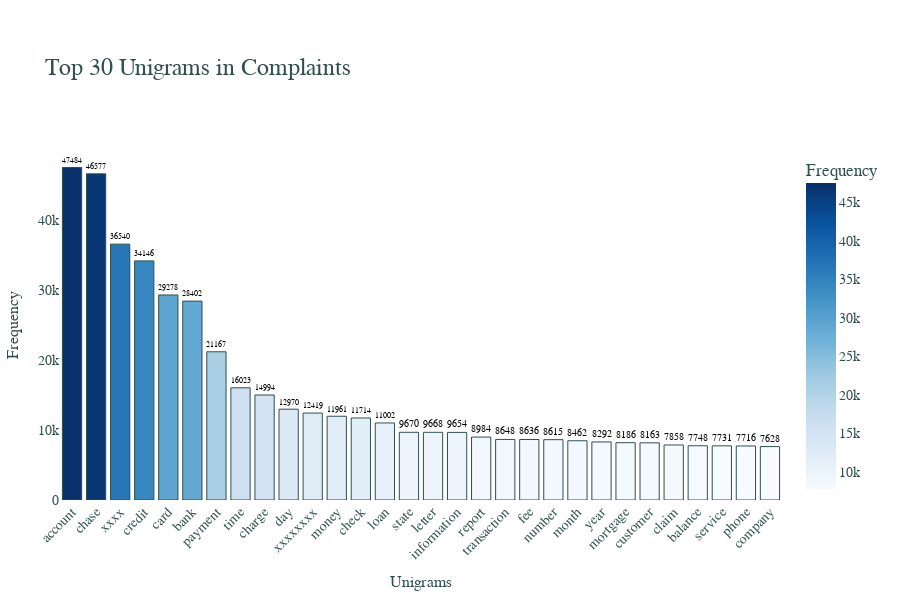

Source (notebook cell):
### Code cell
# Plot the top 30 unigrams using Plotly
fig_unigram = px.bar(df_unigram, 
                     x='unigram', 
                     y='count', 
                     color='count', 
                     color_continuous_scale='Blues',  # Smooth color scale for the bars
                     title="Top 30 Unigrams in Complaints",
                     labels={'unigram': 'Unigrams', 'count': 'Frequency'},
                     text='count')

# Update traces for text positioning and color
fig_unigram.update_traces(
    texttemplate='%{text}', 
    textposition='outside', 
    marker=dict(line=dict(width=1, color='DarkSlateGray')),
    cliponaxis=False  # Prevent clipping of text outside bars
)

# Make the frequency numbers and text darker and more readable
fig_unigram.update_traces(textfont=dict(color='black'))  # Make frequency numbers black for better contrast

# Update layout for better readability
fig_unigram.update_layout(
    title=dict(
        font=dict(size=24, color='darkslategray', family="Arial"),  # Darker title color
    ),
    xaxis=dict(
        title=dict(font=dict(size=16, color='darkslategray')),  # Darker axis title
        tickfont=dict(size=14, color='darkslategray'),  # Darker tick font color
        tickangle=-45,  # Angle x-axis labels for better readability
        automargin=True,  # Automatically adjust margins to fit labels
    ),
    yaxis=dict(
        title=dict(font=dict(size=16, color='darkslategray')),  # Darker y-axis title
        tickfont=dict(size=14, color='darkslategray')  # Darker y-axis ticks
    ),
    font=dict(size=14, family="Arial, sans-serif", color='darkslategray'),  # General text font styling
    paper_bgcolor='white',  # Set background to white for better contrast
    plot_bgcolor='rgba(0, 0, 0, 0)',  # Transparent background for the plot area
    showlegend=False,  # Remove legend for a cleaner look
    margin=dict(t=150, b=50, l=50, r=50),  # Increased top margin (t) to accommodate text
    height=600  # Increase plot height for more room for labels
)

# Display the figure
fig_unigram.show()

### Figure 1 — Plotly figure (JSON) as saved in the notebook; plotly's stock layout.template omitted (floating-point values rounded to 4 significant figures)
{"data": [{"alignmentgroup": "True", "cliponaxis": false, "hovertemplate": "Unigrams=%{x}<br>Frequency=%{marker.color}<extra></extra>", "legendgroup": "", "marker": {"color": [47484, 46577, 36540, 34146, 29278, 28402, 21167, 16023, 14994, 12970, 12419, 11961, 11714, 11002, 9670, 9668, 9654, 8984, 8648, 8636, 8615, 8462, 8292, 8186, 8163, 7858, 7748, 7731, 7716, 7628], "coloraxis": "coloraxis", "line": {"color": "DarkSlateGray", "width": 1}, "pattern": {"shape": ""}}, "name": "", "offsetgroup": "", "orientation": "v", "showlegend": false, "text": [47484, 46577, 36540, 34146, 29278, 28402, 21167, 16023, 14994, 12970, 12419, 11961, 11714, 11002, 9670, 9668, 9654, 8984, 8648, 8636, 8615, 8462, 8292, 8186, 8163, 7858, 7748, 7731, 7716, 7628], "textfont": {"color": "black"}, "textposition": "outside", "texttemplate": "%{text}", "type": "bar", "x": ["account", "chase", "xxxx", "credit", "card", "bank", "payment", "time", "charge", "day", "xxxxxxxx", "money", "check", "loan", "state", "letter", "information", "report", "transaction", "fee", "number", "month", "year", "mortgage", "customer", "claim", "balance", "service", "phone", "company"], "xaxis": "x", "y": [47484, 46577, 36540, 34146, 29278, 28402, 21167, 16023, 14994, 12970, 12419, 11961, 11714, 11002, 9670, 9668, 9654, 8984, 8648, 8636, 8615, 8462, 8292, 8186, 8163, 7858, 7748, 7731, 7716, 7628], "yaxis": "y"}], "layout": {"barmode": "relative", "coloraxis": {"colorbar": {"title": {"text": "Frequency"}}, "colorscale": [[0, "rgb(247,251,255)"], [0.125, "rgb(222,235,247)"], [0.25, "rgb(198,219,239)"], [0.375, "rgb(158,202,225)"], [0.5, "rgb(107,174,214)"], [0.625, "rgb(66,146,198)"], [0.75, "rgb(33,113,181)"], [0.875, "rgb(8,81,156)"], [1, "rgb(8,48,107)"]]}, "font": {"color": "darkslategray", "family": "Arial, sans-serif", "size": 14}, "height": 600, "legend": {"tracegroupgap": 0}, "margin": {"b": 50, "l": 50, "r": 50, "t": 150}, "paper_bgcolor": "white", "plot_bgcolor": "rgba(0, 0, 0, 0)", "showlegend": false, "title": {"font": {"color": "darkslategray", "family": "Arial", "size": 24}, "text": "Top 30 Unigrams in Complaints"}, "xaxis": {"anchor": "y", "automargin": true, "domain": [0, 1], "tickangle": -45, "tickfont": {"color": "darkslategray", "size": 14}, "title": {"font": {"color": "darkslategray", "size": 16}, "text": "Unigrams"}}, "yaxis": {"anchor": "x", "domain": [0, 1], "tickfont": {"color": "darkslategray", "size": 14}, "title": {"font": {"color": "darkslategray", "size": 16}, "text": "Frequency"}}}}
